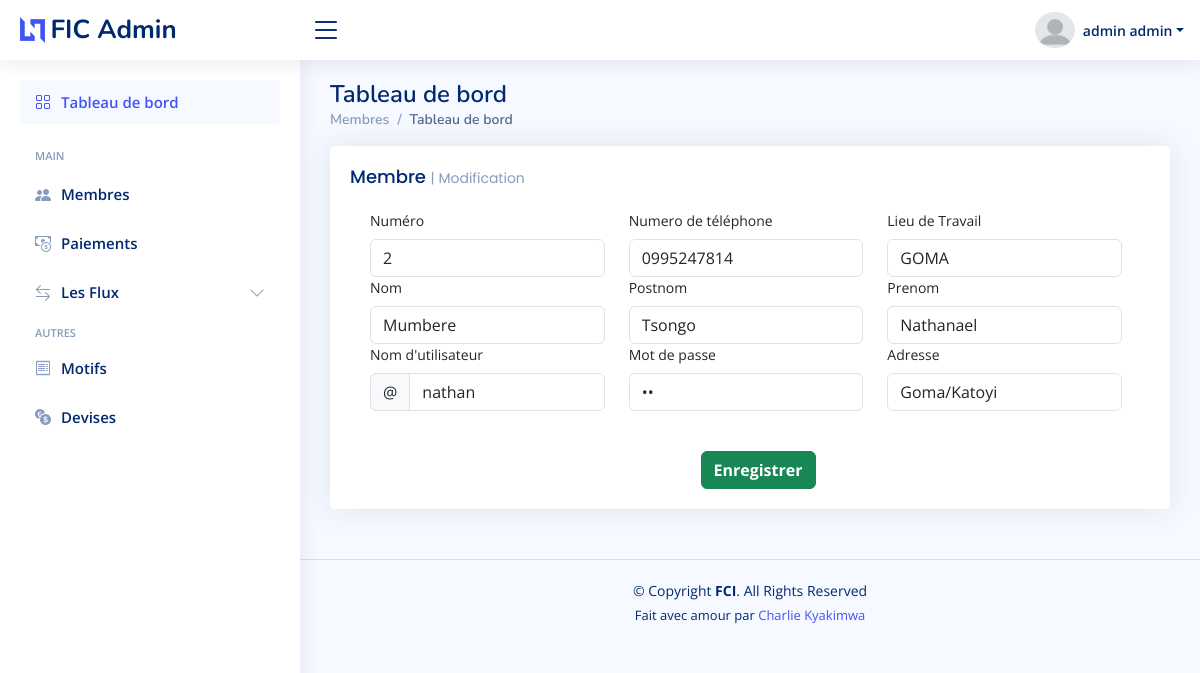
/admin/member.php?id=2 (signed in), run on the app's committed database.
### tables this page shows
CREATE TABLE `membre` (
  `ID` int(11) NOT NULL,
  `NUMERO` text NOT NULL,
  `NOM` text NOT NULL,
  `POSTNOM` text NOT NULL,
  `PRENOM` text NOT NULL,
  `LIEU_DE_TRAVAIL` text NOT NULL,
  `NUMERO_DE_TELEPHONE` text NOT NULL,
  `NOM_UTILISATEUR` text NOT NULL,
  `MOT_DE_PASSE` text NOT NULL,
  `PROFILE` text NOT NULL,
  `STATUT` text NOT NULL,
  `VISIBLE` int(11) NOT NULL,
  `ROLE` int(11) DEFAULT 0,
  `ADRESSE` text DEFAULT NULL
);

### admin/member.php (called while the page is built, shortened)
<?php require_once 'includes/member.php' ?>
<?php require('../templates/adminLayout.php') ?>

### Class/membre.php (called while the page is built, shortened)
<?php
class membre
{
    private $id;
    public function setId($value)
    {
        $this->id = $value;
    }
    public function afficherbyid()
    {
        $con = new Database();
        $connect = $con->open();
        try {
            $stmt = $connect->prepare("SELECT * FROM `membre`where id=?");
            $stmt->execute([$this->id]);
            return $stmt->fetchAll();
        } catch (Exception $e) {
            return $e->getMessage();
        }
    }
}

### admin/includes/member.php (the view, shortened to what this page needs)
<?php
require_once("../Class/membre.php");
$data = new membre();
$id = $_GET['id'];
$data->setId($id);
$all = $data->afficherbyid();
?>
<div class="col-lg-12">
    <div class="row">
        <div class="col-12">
            <div class="card recent-sales overflow-auto">
                <div class="card-body">
                    <h5 class="card-title mb-4">Membre <span>| Modification</span></h5>
                    <form class="row g-3 ms-2 needs-validation" method="POST" action="../admin/processing/updatemember.php" novalidate>
                        <?php
                        foreach ($all as $key => $val) {
                        ?>
                            <div class="row">
                                <div class="col-md-4">
                                    <label for="yourEmail" class="form-label">Numéro</label>
                                    <input readonly value="<?= $val['NUMERO'] ?>" type="number" min="0" name="numero" class="form-control" id="yourEmail" required>
                                </div>
                                <div class="col-md-4">
                                    <label for="yourEmail" class="form-label">Numero de téléphone</label>
                                    <input value="<?= $val['NUMERO_DE_TELEPHONE'] ?>" type="number" min="0" name="numerotelephone" class="form-control" id="yourEmail" required>
                                </div>
                                <div class="col-md-4">
                                    <label for="yourEmail" class="form-label">Lieu de Travail</label>
                                    <input value="<?= $val['LIEU_DE_TRAVAIL'] ?>" type="text" min="0" name="lieudetravail" class="form-control" id="yourEmail" required>
                                </div>
                            </div>
                            <div class="row">
                                <div class="col-md-4">
                                    <label for="yourName" class="form-label">Nom</label>
                                    <input value="<?= $val['NOM'] ?>" type="text" name="nom" class="form-control" id="yourName" required>
                                </div>
                                <div class="col-md-4">
                                    <label for="yourName" class="form-label">Postnom</label>
                                    <input value="<?= $val['POSTNOM'] ?>" type="text" name="postnom" class="form-control" id="yourName" required>
                                </div>
                                <div class="col-md-4">
                                    <label for="yourName" class="form-label">Prenom</label>
                                    <input value="<?= $val['PRENOM'] ?>" type="text" name="prenom" class="form-control" id="yourName" required>
                                </div>
                            </div>
                            <div class="row">
                                <div class="col-md-4">
                                    <label for="yourUsername" class="form-label">Nom d'utilisateur</label>
                                    <div class="input-group has-validation">
                                        <span class="input-group-text" id="inputGroupPrepend">@</span>
                                        <input readonly value="<?= $val['NOM_UTILISATEUR'] ?>" type="text" name="username" class="form-control" id="yourUsername" required>
                                    </div>
                                </div>
                                <div class="col-md-4">
                                    <label for="yourPassword" class="form-label">Mot de passe</label>
                                    <input readonly value="<?= $val['MOT_DE_PASSE'] ?>" type="password" name="password" class="form-control" id="yourPassword" required>
                                </div>
                                <div class="col-md-4">
                                    <label for="yourUsername" class="form-label">Adresse</label>
                                    <div class="input-group has-validation">
                                        <input value="<?= $val['ADRESSE'] ?>" type="text" name="adresse" class="form-control" id="yourUsername" required>
                                    </div>
                                </div>
                            </div>
                            <div class="col-md-12 text-center">
                                <button name="modifier" class="btn btn-success mt-4 fw-bold " type="submit">Enregistrer</button>
                            </div>
                        <?php
                        }
                        ?>
                    </form>
                </div>
            </div>
        </div>
    </div>
</div>

### assets/css/style.css (style rules this page uses)
:root { scroll-behavior: smooth; }
body { font-family: "Open Sans", sans-serif; background: #f6f9ff; color: #444444; }
h1, h2, h3, h4, h5, h6 { font-family: "Nunito", sans-serif; }
.card { margin-bottom: 30px; border: none; border-radius: 5px; box-shadow: 0px 0 30px rgba(1, 41, 112, 0.1); }
.card-title { padding: 20px 0 15px 0; font-size: 18px; font-weight: 500; color: #012970; font-family: "Poppins", sans-serif; }
.card-title span { color: #899bbd; font-size: 14px; font-weight: 400; }
.card-body { padding: 0 20px 20px 20px; }
.dashboard .recent-sales { font-size: 14px; }

### data on the page
membre: numero "2", numerotelephone "0995247814", lieudetravail "GOMA", nom "Mumbere", postnom "Tsongo", prenom "Nathanael", username "nathan", adresse "Goma/Katoyi"

### other printed values
$_SESSION['POSTNOM'] "admin"
$_SESSION['PRENOM'] "admin"
$pageTitle "Membres"
